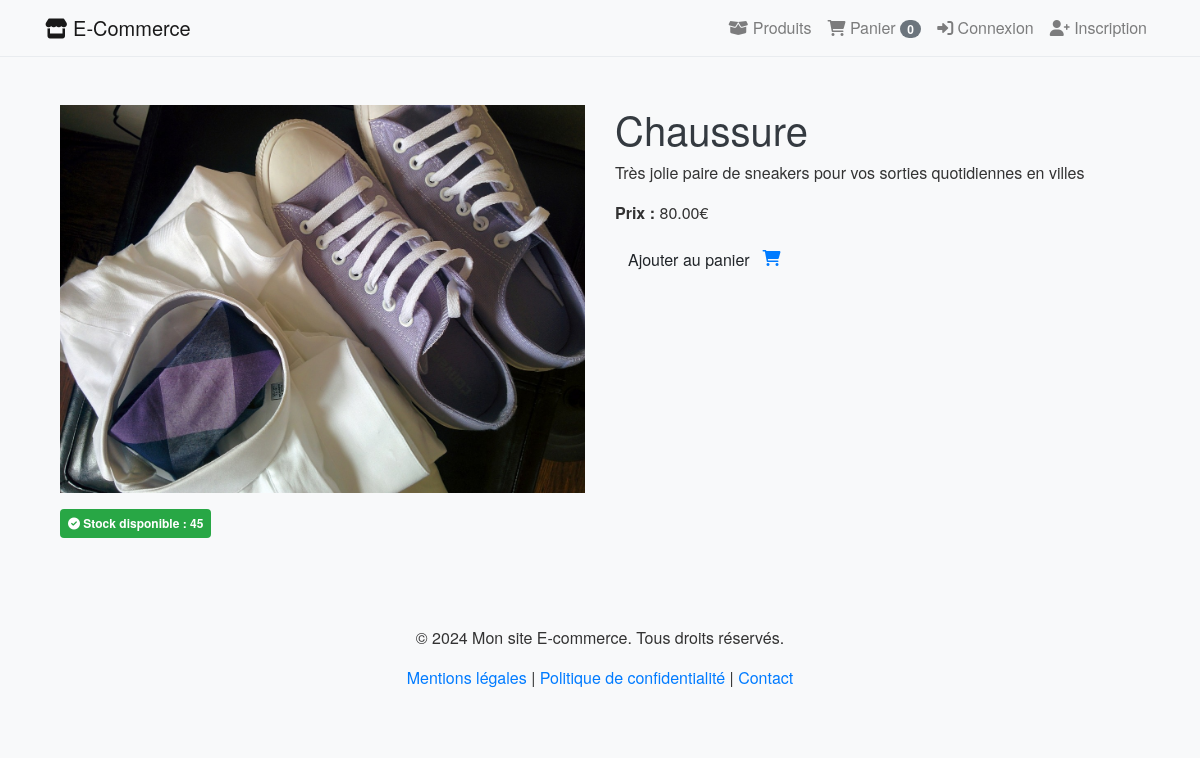
/product/chaussure/, run on the app's committed database.
### shop/models.py (models this page shows, shortened)
class Product(models.Model):
    name = models.CharField(max_length=255)
    slug = models.SlugField(unique=True)
    category = models.ForeignKey('Category', on_delete=models.CASCADE)
    description = models.TextField()
    price = models.DecimalField(max_digits=10, decimal_places=2)
    stock_minimum = models.IntegerField(default=5)  # Seuil minimum de stock
    stock = models.IntegerField()
    available = models.BooleanField(default=True)
    created_at = models.DateTimeField(auto_now_add=True)
    image = models.ImageField(upload_to='products/%Y/%m/%d/', blank=True)

### shop/views.py (the view)
# urls.py: path('product/<slug:slug>/', views.product_detail, name='product_detail'),
def product_detail(request, slug):
    product = Product.objects.get(slug=slug)
    return render(request, 'shop/product_detail.html', {'product': product})

### shop/context_processors.py (called while the page is built)
def cart_items_count(request):
    if request.user.is_authenticated:
        try:
            cart = Cart.objects.get(user=request.user)
            return {'cart_items': cart.cartitem_set.all()}
        except Cart.DoesNotExist:
            return {'cart_items': []}
    return {'cart_items': []}

### templates/shop/product_detail.html
{% extends 'base.html' %}
{% block content %}
<div class="container my-5">
    <div class="row">
        <div class="col-md-6">
            <img src="{{ product.image.url }}" alt="{{ product.name }}" class="img-fluid">
        </div>
        <div class="col-md-6">
            <h1>{{ product.name }}</h1>
            <p>{{ product.description }}</p>
            <p><strong>Prix :</strong> {{ product.price }}€</p>
            <a href="{% url 'add_to_cart' product.id %}" class="btn btn-custom">Ajouter au panier</a><i class="fas fa-shopping-cart" style="color: #007bff;"></i>
        </div>
    </div>
    <div class="mt-3">
        {% if product.stock > 0 %}
            <p class="badge badge-success p-2">
                <i class="fas fa-check-circle"></i> Stock disponible : {{ product.stock }}
            </p>
        {% else %}
            <p class="badge badge-danger p-2">
                <i class="fas fa-times-circle"></i> En rupture de stock
            </p>
        {% endif %}
    </div>
</div>
{% endblock %}

### static/shop/css/style.css (style rules this page uses)
body { background-color: #f8f9fa; font-family: 'Helvetica Neue', Arial, sans-serif; }
h1, h2, h3 { color: #343a40; }
body { background-color: #f8f9fa; color: #333333; }

### data on the page
Product: image (picture), name "Chaussure", description "Très jolie paire de sneakers pour vos sorties quotidiennes en villes", price "80.00", stock "45"

### other printed values
{{ cart_items|length }} "0"
